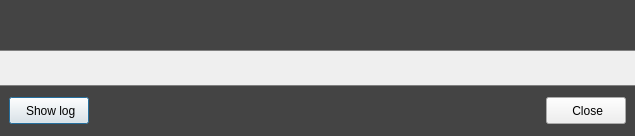
<?xml version="1.0" encoding="UTF-8"?>
<ui version="4.0">
 <class>EmbeddedLanguageInstallDialog</class>
 <widget class="QDialog" name="EmbeddedLanguageInstallDialog">
  <property name="geometry">
   <rect>
    <x>0</x>
    <y>0</y>
    <width>635</width>
    <height>136</height>
   </rect>
  </property>
  <property name="windowTitle">
   <string>Form</string>
  </property>
  <layout class="QHBoxLayout" name="horizontalLayout">
   <property name="leftMargin">
    <number>0</number>
   </property>
   <property name="topMargin">
    <number>0</number>
   </property>
   <property name="rightMargin">
    <number>0</number>
   </property>
   <property name="bottomMargin">
    <number>0</number>
   </property>
   <item>
    <layout class="QVBoxLayout" name="verticalLayout">
     <property name="spacing">
      <number>0</number>
     </property>
     <item>
      <widget class="QWidget" name="WidgetTop" native="true">
       <property name="minimumSize">
        <size>
         <width>0</width>
         <height>50</height>
        </size>
       </property>
       <property name="maximumSize">
        <size>
         <width>16777215</width>
         <height>50</height>
        </size>
       </property>
       <property name="styleSheet">
        <string notr="true">#WidgetTop{background-color:#444}</string>
       </property>
       <layout class="QHBoxLayout" name="horizontalLayout_2">
        <item>
         <widget class="QLabel" name="Title">
          <property name="sizePolicy">
           <sizepolicy hsizetype="Preferred" vsizetype="Maximum">
            <horstretch>0</horstretch>
            <verstretch>0</verstretch>
           </sizepolicy>
          </property>
          <property name="font">
           <font>
            <weight>75</weight>
            <bold>true</bold>
           </font>
          </property>
          <property name="text">
           <string/>
          </property>
          <property name="alignment">
           <set>Qt::AlignCenter</set>
          </property>
         </widget>
        </item>
       </layout>
      </widget>
     </item>
     <item>
      <widget class="QWidget" name="widget_2" native="true">
       <property name="minimumSize">
        <size>
         <width>0</width>
         <height>1</height>
        </size>
       </property>
       <property name="maximumSize">
        <size>
         <width>16777215</width>
         <height>1</height>
        </size>
       </property>
       <property name="styleSheet">
        <string notr="true">QWidget{background-color:gray}</string>
       </property>
      </widget>
     </item>
     <item>
      <spacer name="verticalSpacer_2">
       <property name="orientation">
        <enum>Qt::Vertical</enum>
       </property>
       <property name="sizeHint" stdset="0">
        <size>
         <width>20</width>
         <height>40</height>
        </size>
       </property>
      </spacer>
     </item>
     <item>
      <widget class="QLabel" name="Label">
       <property name="text">
        <string/>
       </property>
       <property name="alignment">
        <set>Qt::AlignCenter</set>
       </property>
       <property name="wordWrap">
        <bool>true</bool>
       </property>
      </widget>
     </item>
     <item>
      <spacer name="verticalSpacer">
       <property name="orientation">
        <enum>Qt::Vertical</enum>
       </property>
       <property name="sizeHint" stdset="0">
        <size>
         <width>20</width>
         <height>40</height>
        </size>
       </property>
      </spacer>
     </item>
     <item>
      <widget class="QWidget" name="widget" native="true">
       <property name="minimumSize">
        <size>
         <width>0</width>
         <height>1</height>
        </size>
       </property>
       <property name="maximumSize">
        <size>
         <width>16777215</width>
         <height>1</height>
        </size>
       </property>
       <property name="styleSheet">
        <string notr="true">QWidget{background-color:gray}</string>
       </property>
      </widget>
     </item>
     <item>
      <widget class="QWidget" name="WidgetBottom" native="true">
       <property name="minimumSize">
        <size>
         <width>0</width>
         <height>50</height>
        </size>
       </property>
       <property name="maximumSize">
        <size>
         <width>16777215</width>
         <height>50</height>
        </size>
       </property>
       <property name="styleSheet">
        <string notr="true">#WidgetBottom{background-color:#444}</string>
       </property>
       <layout class="QHBoxLayout" name="horizontalLayout_3">
        <property name="spacing">
         <number>8</number>
        </property>
        <item>
         <widget class="QPushButton" name="ShowLog">
          <property name="minimumSize">
           <size>
            <width>0</width>
            <height>27</height>
           </size>
          </property>
          <property name="text">
           <string> Show log</string>
          </property>
          <property name="icon">
           <iconset resource="engine.qrc">
            <normaloff>:/engine/images/resources_ok.png</normaloff>:/engine/images/resources_ok.png</iconset>
          </property>
          <property name="iconSize">
           <size>
            <width>18</width>
            <height>18</height>
           </size>
          </property>
         </widget>
        </item>
        <item>
         <spacer name="horizontalSpacer">
          <property name="orientation">
           <enum>Qt::Horizontal</enum>
          </property>
          <property name="sizeHint" stdset="0">
           <size>
            <width>40</width>
            <height>20</height>
           </size>
          </property>
         </spacer>
        </item>
        <item>
         <widget class="QPushButton" name="Close">
          <property name="minimumSize">
           <size>
            <width>0</width>
            <height>27</height>
           </size>
          </property>
          <property name="text">
           <string> Close</string>
          </property>
          <property name="icon">
           <iconset resource="engine.qrc">
            <normaloff>:/engine/images/stop.png</normaloff>:/engine/images/stop.png</iconset>
          </property>
          <property name="iconSize">
           <size>
            <width>18</width>
            <height>18</height>
           </size>
          </property>
         </widget>
        </item>
       </layout>
      </widget>
     </item>
    </layout>
   </item>
  </layout>
 </widget>
 <resources>
  <include location="engine.qrc"/>
 </resources>
 <connections/>
</ui>
